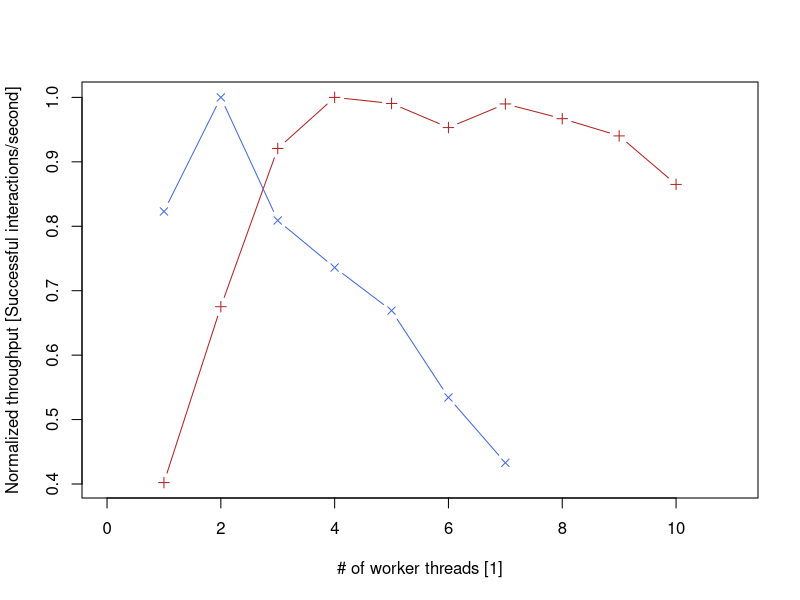
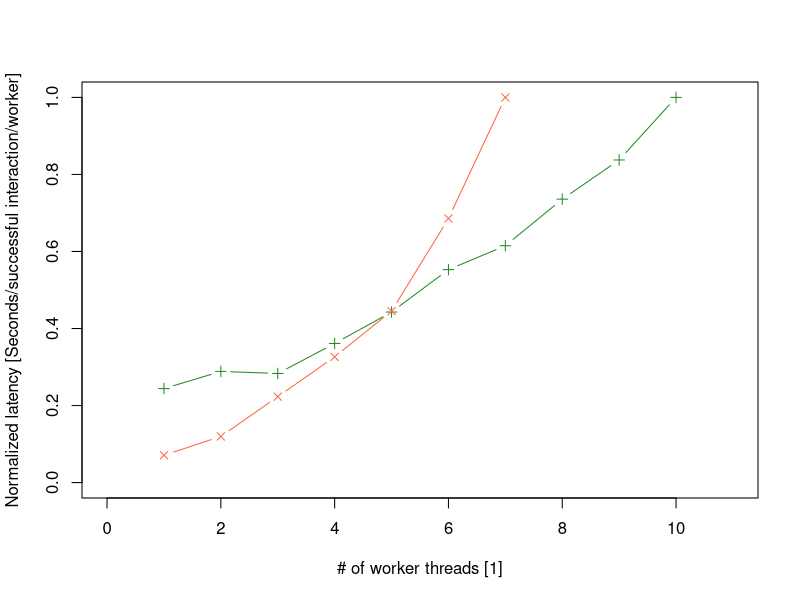

These figures' R source, in order:
local <- read.table("./results_local.csv", sep=",", header=TRUE)
server <- read.table("./results_server.csv", sep=",", header=TRUE)
pdf("throughput.pdf")
throughput = c(local$throughput/max(local$throughput),
               server$throughput/max(server$throughput))
plot(0, 0, xlim=c(0, 11), ylim=c(min(throughput), 1), type="n",
     xlab="# of worker threads [1]",
     ylab="Normalized throughput [Successful interactions/second]")
lines(local$workers, local$throughput/max(local$throughput), type="b", col="firebrick", pch=3)
lines(server$workers, server$throughput/max(server$throughput), type="b", col="royalblue", pch=4)
pdf("latency.pdf")
latency = c(local$latency/max(local$latecy),
            server$latency/max(server$latemcy))
plot(0, 0, xlim=c(0, 11), ylim=c(min(latency), 1), type="n",
     xlab="# of worker threads [1]",
     ylab="Normalized latency [Seconds/successful interaction/worker]")
lines(local$workers, local$latency/max(local$latency), type="b", col="forestgreen", pch=3)
lines(server$workers, server$latency/max(server$latency), type="b", col="tomato", pch=4)
